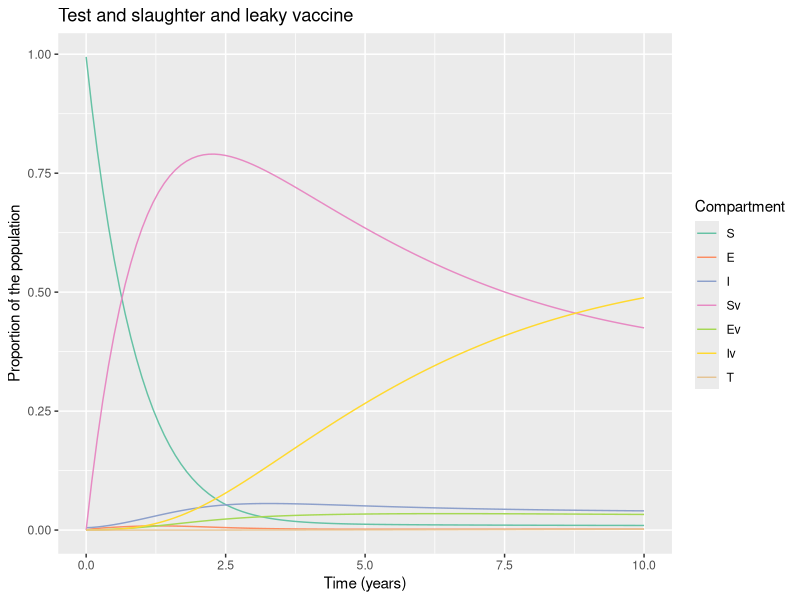

Write R code to recreate this figure.
# LOAD THE PACKAGES:
library(deSolve)
library(reshape2)
library(ggplot2)


# MODEL INPUTS:

initial_state_values <- c(S = 1675000 - 8475,
                          E = 1000,        
                          I = 8375,        
                          Sv = 0,      
                          Ev = 0,
                          Iv = 0,
                          T = 0)      

# Parameters
#R0=????b/(??(??+??)(??+??))= 24.57
#R0= beta/delta = 1.42
parameters <- c(beta = 5.2,     # the infection rate in units of years^-1  
                delta = 0.01*365,     # the latency period in units of years^-1 
                c_s = 0.3,       # the reduction in the force of infection
                # acting on those vaccinated
                c_i = 0.3,# the reduction in the infectivity of vaccinated infected bovines  
                u = 1/5,#death rate in units of years^-1 
                a = 0.000615 , #culling rate in units of years^-1
                b = 1/5, #birth rate in units of years^-1
                vc = 0.9,  # vaccination rate
                w = 0.000442) #wildife infection rate
              
             

# TIMESTEPS:

# Sequence of timesteps to solve the model at
times <- seq(from = 0, to = 10, by =0.1)#from 0 to 10 years, daily intervalS
# MODEL FUNCTION: 

vaccine_model <- function(time, state, parameters) {  
  
  with(as.list(c(state, parameters)), {    
    
    # Defining lambda as a function of beta and E:
    N <- S + E + I + Sv + Ev + Iv 
    lambda <- beta * I/N + c_i * beta * Iv/N 
    # the Ev compartment gets c_i times less infected than the E compartment
    
    
    # The differential equations
    dS <- -lambda * S - u * S - S * w - vc * S + (b * N * (1-vc))          
    dE <- lambda * S - delta * E - u * E - vc * E 
    dT <- a * I + a * Iv
    dI <- delta * E - a * I - u * I + S * w 
    dSv <- -c_s * lambda * Sv - u * Sv + vc * S  + b * N * vc - Sv * w            
    dEv <- c_s * lambda * Sv - delta * Ev - u * Ev + vc * E 
    dIv <- delta * Ev - a * Iv - u * Iv + Sv * w 
    
    return(list(c(dS, dE, dI, dSv, dEv, dIv, dT))) 
  })
  
}

# MODEL OUTPUT:

# Solving the differential equations using the ode integration algorithm
output <- as.data.frame(ode(y = initial_state_values, 
                            times = times, 
                            func = vaccine_model,
                            parms = parameters))

# PLOT THE OUTPUT

# turn output dataset into long format
output_long <- melt(as.data.frame(output), id = "time")

# Adding a column for the prevalence proportion to the long-format output
output_long$prevalence <- output_long$value/sum(initial_state_values)

# Plot the number in each compartment over time
ggplot(data = output_long,                                               
       aes(x = time, y = prevalence, colour = variable, group = variable)) +  
  geom_line() +                                                          
  xlab("Time (years)")+                                                   
  ylab("Proportion of the population") +
  labs(title = paste("Test and slaughter and leaky vaccine"), 
       colour = "Compartment") +
  scale_colour_brewer(palette = "Set2")

#incidence<- diff(output_long$value[output_long$variable=="T"])
#plot(incidence)
